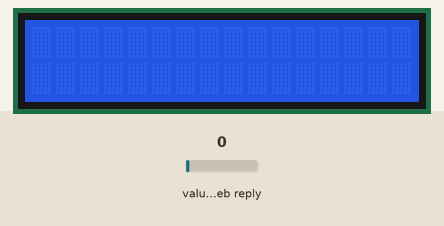
Recording of a sketch running on a simulated ESP8266 (NodeMCU). On the bench: 16×2 character LCD. Inputs (shaded band) come from the test bench; at power-on: value in the web reply 0. WiFi joins after 1.5 s; servers stay silent unless stated; web services answer with replies made up by the test bench; what the sketch prints to the serial monitor is not drawn.

Above: at 2.7 s.
2.8 s: value in the web reply set to 2
At 4.2 s:
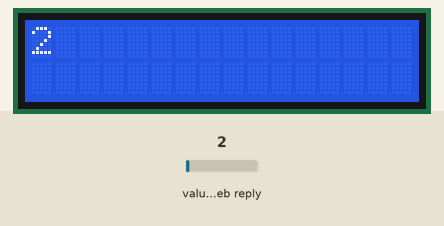
4.5 s: value in the web reply set to 25
At 5.6 s:
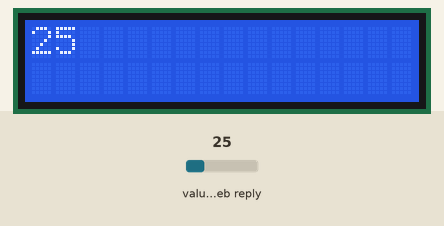
6.0 s: value in the web reply set to 50
At 6.9 s:
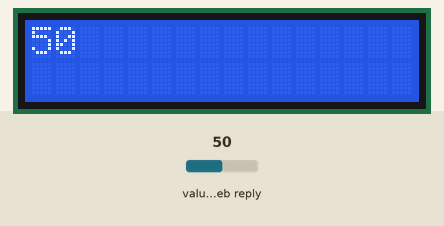
Timing chart, 0 to 9.0 s (numbered marks = the images above; inputs shaded):
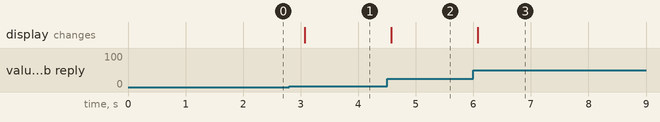

Measured:
- after the input at 2.8 s, the display: changes after 0.27 s (image 1)
- after the input at 4.5 s, the display: changes after 0.08 s (image 2)
- after the input at 6.0 s, the display: changes after 0.08 s (image 3)

The sketch:

AMC_Project.ino
```cpp
//#include <ThingSpeak.h>               // add librery
//#include <ESP8266WiFi.h>
//
//#include <LiquidCrystal.h>
//const int RS = D2, EN = D3, d4 = D5, d5 = D6, d6 = D7, d7 = D8;
//LiquidCrystal lcd(RS, EN, d4, d5, d6, d7);
//
//WiFiClient  client;
//unsigned long counterChannelNumber = 2327395;                // Channel ID
//const char * myCounterReadAPIKey = "A1RB4Z1EVJI3Y4MT";      // Read API Key
//const int FieldNumber1 = 1;                                 // The field you wish to read
//String presentStr,previousStr = " ";
//
//void setup()
//{
//  lcd.begin(16, 2);
//  Serial.begin(115200);
//  Serial.println();
//
//  WiFi.begin("iMx", "9313511918");                 // write wifi name & password 511918
//
//  Serial.print("Connecting");
//  while (WiFi.status() != WL_CONNECTED)
//  {
//    delay(500);
//    Serial.print(".");
//  }
//  Serial.println();
//  Serial.print("Connected, IP address: ");
//  Serial.println(WiFi.localIP());
//  ThingSpeak.begin(client);
//}
//
//void loop()
//{
// presentStr = ThingSpeak.readStringField((counterChannelNumber), (FieldNumber1), myCounterReadAPIKey);
//
//
//if (presentStr[0]== '0'){
//  presentStr = presentStr.substring(1);
//}
//
// if(presentStr != previousStr)
// {
//  lcd.clear();
//  Serial.println(presentStr);
//  lcd.setCursor(0, 0);
//  lcd.autoscroll();
//  lcd.print(presentStr);
////  lcd.setCursor(0,0);
////  lcd.print(presentStr);
//  previousStr = presentStr;
// }
//}


#include <ThingSpeak.h>
#include <ESP8266WiFi.h>
#include <LiquidCrystal.h>

const int RS = D2, EN = D3, d4 = D5, d5 = D6, d6 = D7, d7 = D8;
LiquidCrystal lcd(RS, EN, d4, d5, d6, d7);

WiFiClient client;
unsigned long counterChannelNumber = 2327395;                // Channel ID
const char *myCounterReadAPIKey = "A1RB4Z1EVJI3Y4MT";      // Read API Key
const int FieldNumber1 = 1;                                 // The field you wish to read
String presentStr, previousStr = " ";
int scrollPosition = 15;
int scrollDelay = 5;  // Adjust this value to control scrolling speed

void setup() {
  lcd.begin(16, 2);
  Serial.begin(115200);
  Serial.println();

  WiFi.begin("iMx", "9313511918");                 // write wifi name & password
  WiFi.begin("MR. Nk MISHRA", "Navinkumarrrr");                 // write wifi name & password

  Serial.print("Connecting");
  while (WiFi.status() != WL_CONNECTED) {
    delay(500);
    Serial.print(".");
  }
  Serial.println();
  Serial.print("Connected, IP address: ");
  Serial.println(WiFi.localIP());
  ThingSpeak.begin(client);
}

void loop() {
  presentStr = ThingSpeak.readStringField(counterChannelNumber, FieldNumber1, myCounterReadAPIKey);

  if (presentStr[0] == '0') {
    presentStr = presentStr.substring(1);
  }

  if (presentStr != previousStr) {
    lcd.clear();
    Serial.println(presentStr);
    scrollPosition = 0; // Reset scroll position
    lcd.setCursor(0, 0);
    lcd.print(presentStr.substring(scrollPosition, 16)); // Display the first 16 characters
    previousStr = presentStr;
  }

  // Scroll the text
  if (presentStr.length() > 16) {
    delay(scrollDelay);
    scrollPosition++;
    if (scrollPosition > presentStr.length() - 16) {
      scrollPosition = 0; // Reset scroll position when the end is reached
    }
    lcd.clear();
    lcd.setCursor(0, 0);
    lcd.print(presentStr.substring(scrollPosition, scrollPosition + 16));
  }
}
```
